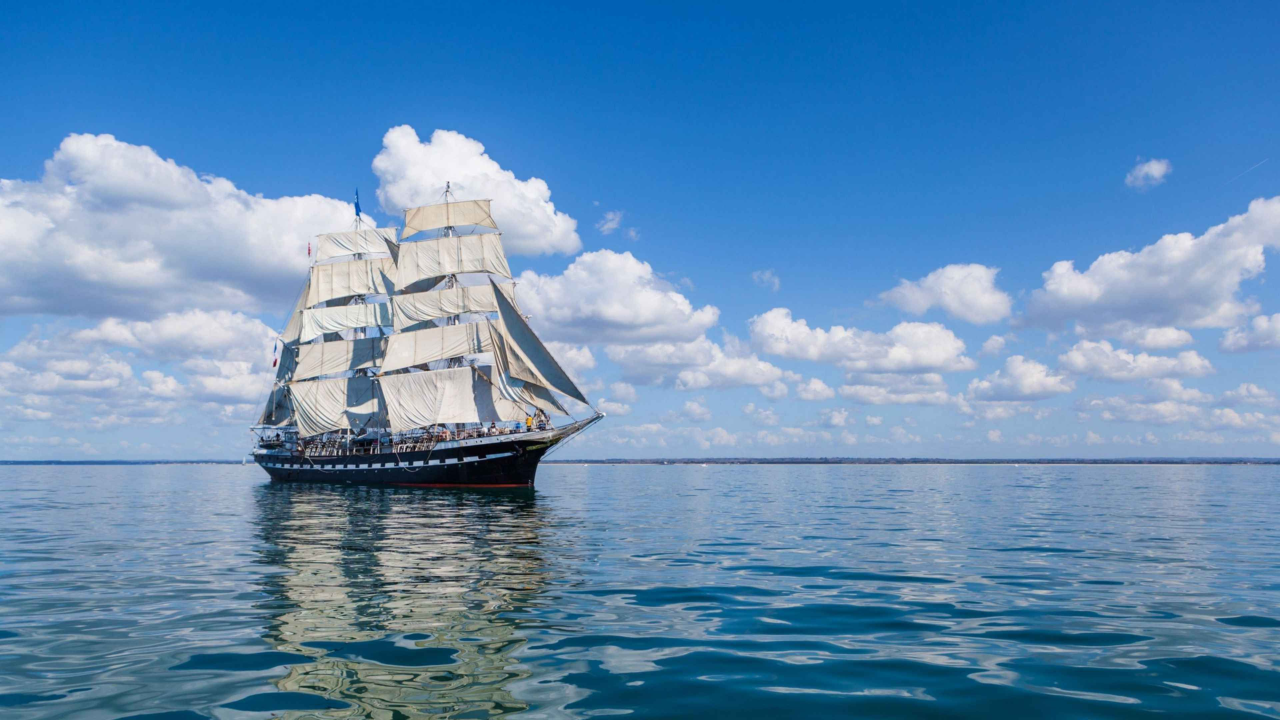
#> input picture 6447966456.jpg, 3840 x 2160 px (shown at 1/3 size)
$ python module_11_1.py
#> lines starting #> are read from the running program, lines starting #| are printed output that depends on the picture
import numpy as np

print("#" * 5, "NUMPY", "#" * 120)
# создание трехмерного массива
mx3 = np.array([[[1, 2, 3, 4], [4, 5, 6, 7]], [[7, 8, 9, 10], [10, 11, 12, 13]]])
# вывод измерения
print(mx3.ndim)
# подсчет количества строк и столбцов
print(mx3.shape)
# количество элементов
print(mx3.size)
# обращение к элементу
print(mx3[1, 1, 1])
# вывод часть строки
print(mx3[0, 1, :-1])

print("*" * 20)
# создание четырехмерного массива
mx4 = np.array(
    [[[[1, 2, 3], [4, 5, 6]], [[7, 8, 9], [10, 11, 12]]], [[[1, 2, 3], [4, 5, 6]], [[7, 8, 9], [10, 11, 12]]],
     [[[1, 2, 3], [4, 5, 6]], [[7, 8, 9], [10, 11, 12]]]])
print(mx4.ndim)
print(mx4.shape)
print(mx4.size)
# сумма все элементов
print("сумма все эоементов ", mx4.sum())

# математические операции со всем элементами
print(((mx4 + 5) - 7) * 2 / 3)

mx_1 = np.random.randint(-5, 5, size=(4, 4))
mx_2 = np.random.randint(1, 10, size=(4, 4))
print(mx_1)
print(mx_2)
# математические операции
print("mx2_1 + mx2_2\n", mx_1 + mx_2)
print("mx2_1 * mx2_2\n", mx_1 * mx_2)
print("mx2_1 ** mx2_2\n", mx_1 ** mx_2)

print("#" * 5, "matplotlib", "#" * 120)

import matplotlib.pyplot as plt
from matplotlib import cm
from matplotlib.ticker import LinearLocator, FormatStrFormatter

fig = plt.figure(num="Седло")
ax = fig.add_subplot(111, projection='3d')

# Создаем данные
X = np.arange(-25, 25, 0.1)
Y = np.arange(-25, 25, 0.1)
X, Y = np.meshgrid(X, Y)
R = (X ** 2 / 36) - (Y ** 2 / 49)
Z = R / 3

# Построение поверхности
surf = ax.plot_surface(X, Y, Z, cmap='plasma', linewidth=0, antialiased=False)

# Настройка оси z .
ax.set_zlim(-6.01, 6.01)
ax.zaxis.set_major_locator(LinearLocator(10))
ax.zaxis.set_major_formatter(FormatStrFormatter('%.02f'))

# Добавьте цветовую полосу, которая сопоставляет значения с цветами.
fig.colorbar(surf, shrink=0.5, aspect=10)

plt.show()
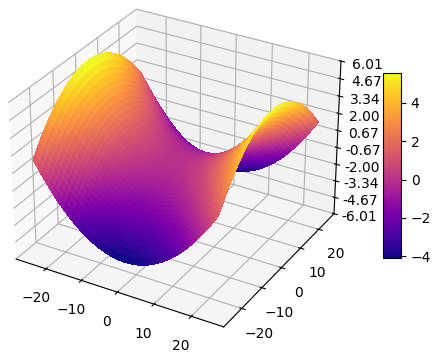
#> figure drawn by matplotlib, 2 panels


print("#" * 5, "Pillow", "#" * 120)

from PIL import Image

image = Image.open('6447966456.jpg')
#> image is the input picture: PIL image 3840x2160 RGB; mean R, G, B 97.5, 140.7, 180.1
cropped = image.crop((750, 400, 1850, 1800)) # обрезка
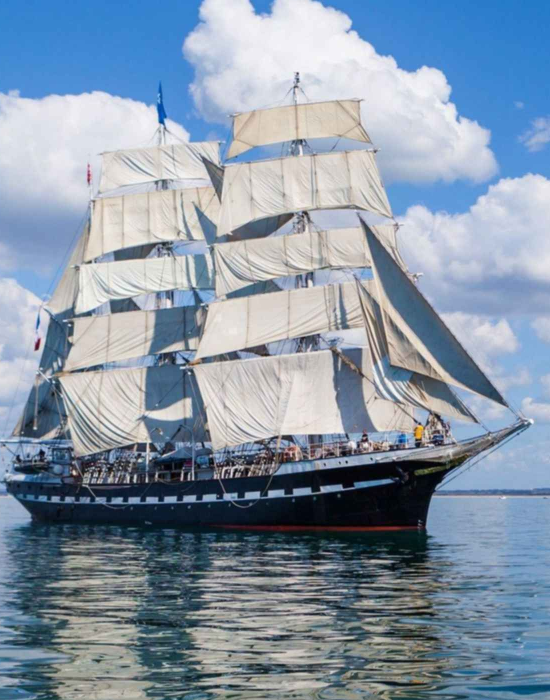
#> cropped: PIL image 1100x1400 RGB (shown at 1/2 size); mean R, G, B 134, 150.3, 168.1
cropped = cropped.convert('L') # преобразование в черно-белое
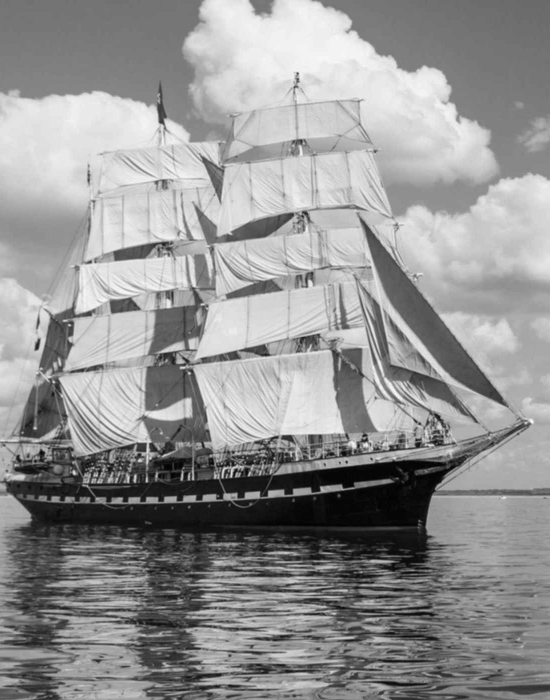
#> cropped: PIL image 1100x1400 L (shown at 1/2 size); min 0, max 253, mean 147.5
cropped.save('cropped_.png', 'png') # конвертация в другой формат
cropped.show()
image.show()
